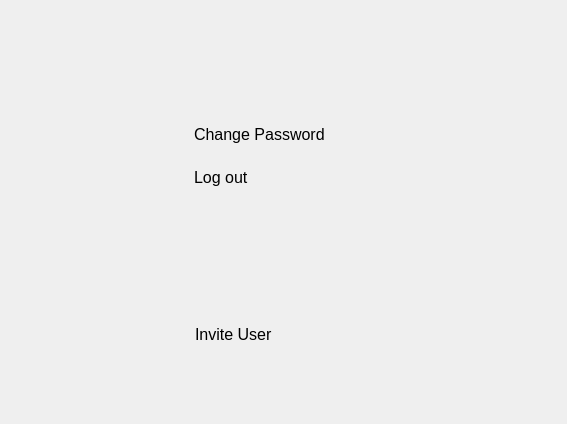
<?xml version='1.0' encoding='UTF-8'?>
<ui version="4.0">
 <class>accountManagement</class>
 <widget class="QWidget" name="accountManagement">
  <property name="geometry">
   <rect>
    <x>0</x>
    <y>0</y>
    <width>567</width>
    <height>424</height>
   </rect>
  </property>
  <property name="windowTitle">
   <string>Form</string>
  </property>
  <widget class="QFrame" name="account_management_frame">
   <property name="geometry">
    <rect>
     <x>120</x>
     <y>30</y>
     <width>291</width>
     <height>251</height>
    </rect>
   </property>
   <property name="frameShape">
    <enum>QFrame::NoFrame</enum>
   </property>
   <property name="frameShadow">
    <enum>QFrame::Raised</enum>
   </property>
   <layout class="QVBoxLayout" name="verticalLayout">
    <item>
     <spacer name="verticalSpacer">
      <property name="orientation">
       <enum>Qt::Vertical</enum>
      </property>
      <property name="sizeHint" stdset="0">
       <size>
        <width>20</width>
        <height>40</height>
       </size>
      </property>
     </spacer>
    </item>
    <item>
     <widget class="QFrame" name="change_password_frame">
      <property name="maximumSize">
       <size>
        <width>270</width>
        <height>70</height>
       </size>
      </property>
      <property name="styleSheet">
       <string notr="true">QFrame:hover {
	background-color: lightGray;
	border-radius: 30px;
}</string>
      </property>
      <property name="frameShape">
       <enum>QFrame::NoFrame</enum>
      </property>
      <property name="frameShadow">
       <enum>QFrame::Raised</enum>
      </property>
      <layout class="QHBoxLayout" name="horizontalLayout_3">
       <property name="rightMargin">
        <number>9</number>
       </property>
       <item>
        <widget class="QLabel" name="label_5">
         <property name="maximumSize">
          <size>
           <width>50</width>
           <height>50</height>
          </size>
         </property>
         <property name="text">
          <string />
         </property>
         <property name="pixmap">
          <pixmap>../../resources/icons/change-password-icon.png</pixmap>
         </property>
         <property name="scaledContents">
          <bool>true</bool>
         </property>
        </widget>
       </item>
       <item>
        <widget class="QLabel" name="label_6">
         <property name="text">
          <string>&lt;html&gt;&lt;head/&gt;&lt;body&gt;&lt;p&gt;&lt;span style=" font-size:12pt;"&gt;Change Password&lt;/span&gt;&lt;/p&gt;&lt;/body&gt;&lt;/html&gt;</string>
         </property>
        </widget>
       </item>
      </layout>
     </widget>
    </item>
    <item>
     <widget class="QFrame" name="logout_frame">
      <property name="maximumSize">
       <size>
        <width>270</width>
        <height>70</height>
       </size>
      </property>
      <property name="styleSheet">
       <string notr="true">QFrame:hover {
	background-color: lightGray;
	border-radius: 30px;
}</string>
      </property>
      <property name="frameShape">
       <enum>QFrame::NoFrame</enum>
      </property>
      <property name="frameShadow">
       <enum>QFrame::Raised</enum>
      </property>
      <layout class="QHBoxLayout" name="horizontalLayout">
       <item>
        <widget class="QLabel" name="label">
         <property name="maximumSize">
          <size>
           <width>50</width>
           <height>50</height>
          </size>
         </property>
         <property name="text">
          <string />
         </property>
         <property name="pixmap">
          <pixmap>../../resources/icons/logout.svg</pixmap>
         </property>
         <property name="scaledContents">
          <bool>true</bool>
         </property>
        </widget>
       </item>
       <item>
        <widget class="QLabel" name="label_2">
         <property name="text">
          <string>&lt;html&gt;&lt;head/&gt;&lt;body&gt;&lt;p&gt;&lt;span style=" font-size:12pt;"&gt;Log out&lt;/span&gt;&lt;/p&gt;&lt;/body&gt;&lt;/html&gt;</string>
         </property>
        </widget>
       </item>
      </layout>
     </widget>
    </item>
    <item>
     <spacer name="verticalSpacer_2">
      <property name="orientation">
       <enum>Qt::Vertical</enum>
      </property>
      <property name="sizeHint" stdset="0">
       <size>
        <width>20</width>
        <height>40</height>
       </size>
      </property>
     </spacer>
    </item>
   </layout>
  </widget>
  <widget class="QFrame" name="invite_user_frame">
   <property name="geometry">
    <rect>
     <x>130</x>
     <y>300</y>
     <width>270</width>
     <height>69</height>
    </rect>
   </property>
   <property name="maximumSize">
    <size>
     <width>270</width>
     <height>70</height>
    </size>
   </property>
   <property name="styleSheet">
    <string notr="true">QFrame:hover {
	background-color: lightGray;
	border-radius: 30px;
}</string>
   </property>
   <property name="frameShape">
    <enum>QFrame::NoFrame</enum>
   </property>
   <property name="frameShadow">
    <enum>QFrame::Raised</enum>
   </property>
   <layout class="QHBoxLayout" name="horizontalLayout_2">
    <item>
     <widget class="QLabel" name="label_3">
      <property name="maximumSize">
       <size>
        <width>50</width>
        <height>50</height>
       </size>
      </property>
      <property name="text">
       <string />
      </property>
      <property name="pixmap">
       <pixmap>../../resources/icons/add_user.png</pixmap>
      </property>
      <property name="scaledContents">
       <bool>true</bool>
      </property>
     </widget>
    </item>
    <item>
     <widget class="QLabel" name="label_4">
      <property name="text">
       <string>&lt;html&gt;&lt;head/&gt;&lt;body&gt;&lt;p&gt;&lt;span style=" font-size:12pt;"&gt;Invite User&lt;/span&gt;&lt;/p&gt;&lt;/body&gt;&lt;/html&gt;</string>
      </property>
     </widget>
    </item>
   </layout>
  </widget>
 </widget>
 <resources />
 <connections />
</ui>
